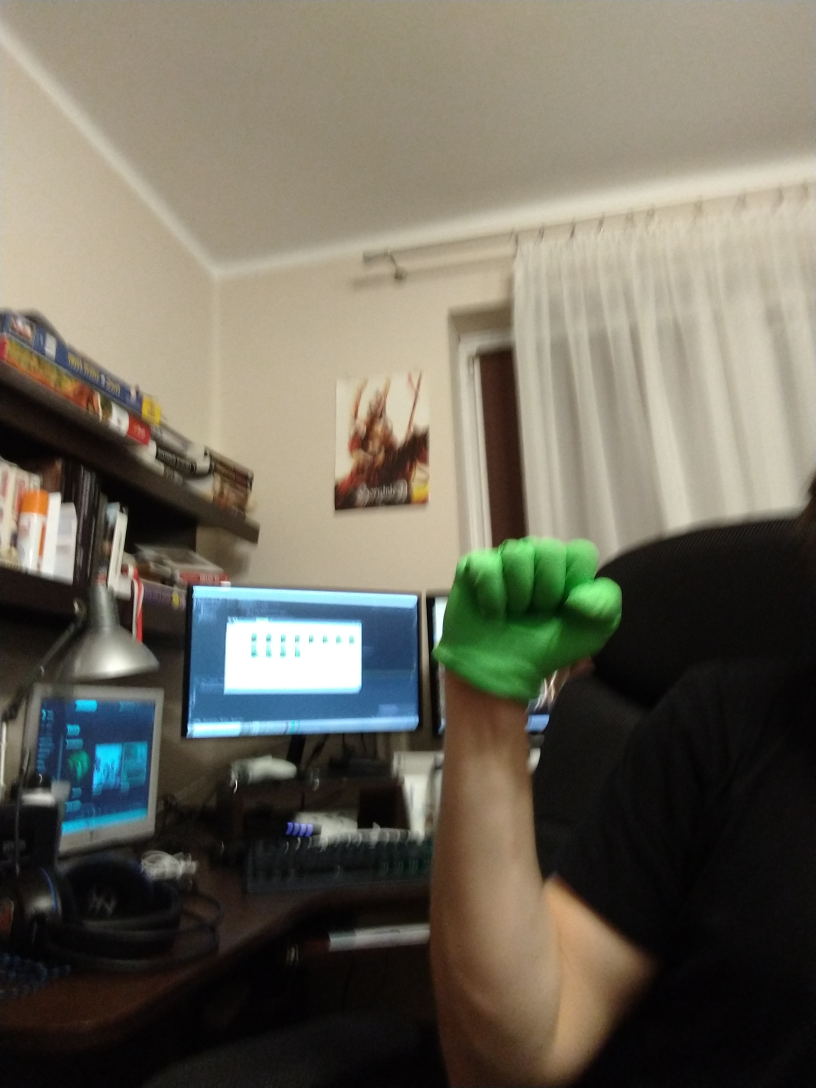
#> input picture db2/close/IMG_20191029_181020.jpg, 2448 x 3264 px (shown at 1/3 size); its folder holds only this picture in this run
$ python -i image_util.py   (imports and definitions only)
#> lines starting #> are read from the running program, lines starting #| are printed output that depends on the picture; after the words box and inside, x2 and y2 are one past the last pixel; in counts of white or black regions, pixels touching at a corner belong together
import os

import cv2
import imutils
import numpy as np
from itertools import chain
import math

from constants import BASE_PATH, BASE_IMAGE_EXTENSION, TYPES_OF_GESTURES


# [14 lines left out: function rename_files, not called in this run]


def get_black_and_white_hand_from_path(img_path):
#> called with img_path = 'db2/close/IMG_20191029_181020.jpg'
    image = cv2.imread(img_path)
#> image is the input picture: shape (3264, 2448, 3); mean B, G, R 92.1, 105.2, 109.5
    return get_black_and_white_hand(image)


def get_black_and_white_hand(image):
    h1_mask = get_image_mask(image)
#> in get_image_mask, `h1_mask = cv2.inRange(h1_hsv, lower, upper)`:
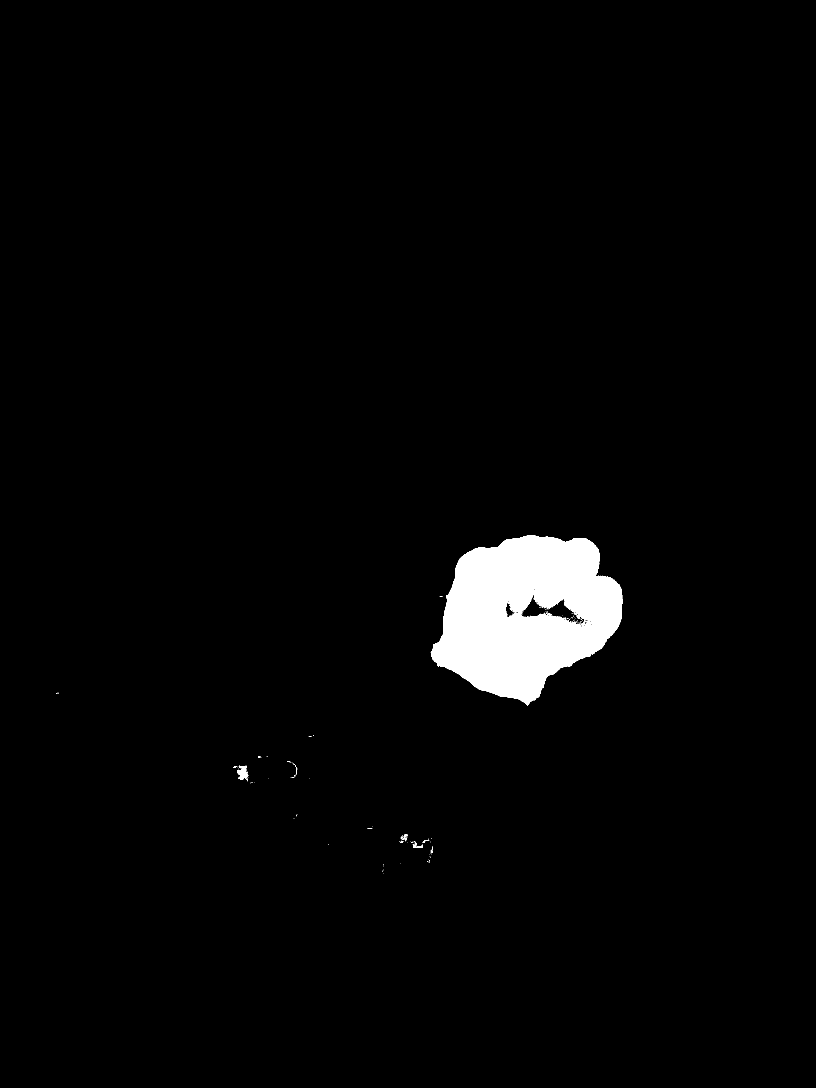
#> h1_mask: shape (3264, 2448) (shown at 1/3 size); 2.4% white; 196 white regions (185 under 20 px)

    contours, hierarchy = cv2.findContours(h1_mask, cv2.RETR_TREE, cv2.CHAIN_APPROX_NONE)
    # [print(len(contour)) for contour in contours]
    longest_contour = get_longest_contour(contours)
    # print(len(longest_contour))
    new_contours = [longest_contour]

    h1_contours = np.copy(image)

    black_and_white_img = np.zeros_like(h1_contours)

    try:
        # cv2.drawContours(h1_contours, new_contours, -1, (0, 0, 255), 20, hierarchy=hierarchy, maxLevel=0)
        cv2.drawContours(black_and_white_img, new_contours, 0, (255, 255, 255), -1)
    except cv2.error:
        print("Not able to draw contours!")

    # to have single channel image, as required by function matchShapes
    black_and_white_img = cv2.cvtColor(black_and_white_img, cv2.COLOR_BGR2GRAY)
    # show_image(black_and_white_img)

    return black_and_white_img


def get_longest_contour(contours):
    max_length = -1
    longest_contour = None
    for contour in contours:
        if len(contour) > max_length:
            longest_contour = contour
            max_length = len(contour)
    return longest_contour


def get_image_mask(h1):
    # zmiana przestrzeni kolorów z BGR do HSV
    h1_hsv = cv2.cvtColor(h1, cv2.COLOR_BGR2HSV)

    # określenie zakresu kolorów, które nas interesują (w przestrzeni HSV)
    lower = np.array([40, 40, 40])
    upper = np.array([70, 255, 255])

    # Progowanie obrazu za pomocą zdefiniowanych zakresów
    h1_mask = cv2.inRange(h1_hsv, lower, upper)
    # show_image(h1_mask)
    return h1_mask


# [123 lines left out: functions get_black_and_white_images, get_typed_image_names, get_hu_moments, get_featues_and_labels, get_features_for_one_image, get_all_images_and_their_labels and 2 more, not called in this run]


def get_img_path_from_img_type_and_num(type, num):
    return BASE_PATH + str(type) + '/' + str(num) + BASE_IMAGE_EXTENSION


# [57 lines left out: functions extract_folder_to_black_and_white, get_features, get_farther_left_point_on_baw_img, not called in this run]

>>> result = get_black_and_white_hand_from_path('db2/close/IMG_20191029_181020.jpg')
#> in get_black_and_white_hand, `contours, hierarchy = cv2.findContours(h1_mask, cv2.RETR_TREE, cv2.CHA..`: contours = 581 contours, 563 with area under 20; largest, box (x1, y1, x2, y2) and area: (1292, 1607, 1867, 2117) 200430, (1559, 1783, 1768, 1876) 6959, (1515, 1802, 1549, 1853) 815, (712, 2296, 745, 2340) 714, (1239, 2523, 1268, 2544) 130
#> the loop in get_longest_contour, `for contour in contours:` made 581 passes
#> (longest_contour, max_length) on passes 1 to 2: ([[1150, 2619]], 1), ([[1148, 2614], [1148, 2615]], 2)
#> after the loop in get_longest_contour, `for contour in contours:`: longest_contour = contour of 1759 points, box (x1, y1, x2, y2) (1292, 1607, 1867, 2117), area 200430; max_length = 1759
#> in get_black_and_white_hand, `new_contours = [longest_contour]`: new_contours = 1 contour; box (x1, y1, x2, y2) and area: (1292, 1607, 1867, 2117) 200430
#> in get_black_and_white_hand, `cv2.drawContours(black_and_white_img, new_contours, 0, (255, 255, 255)..`:
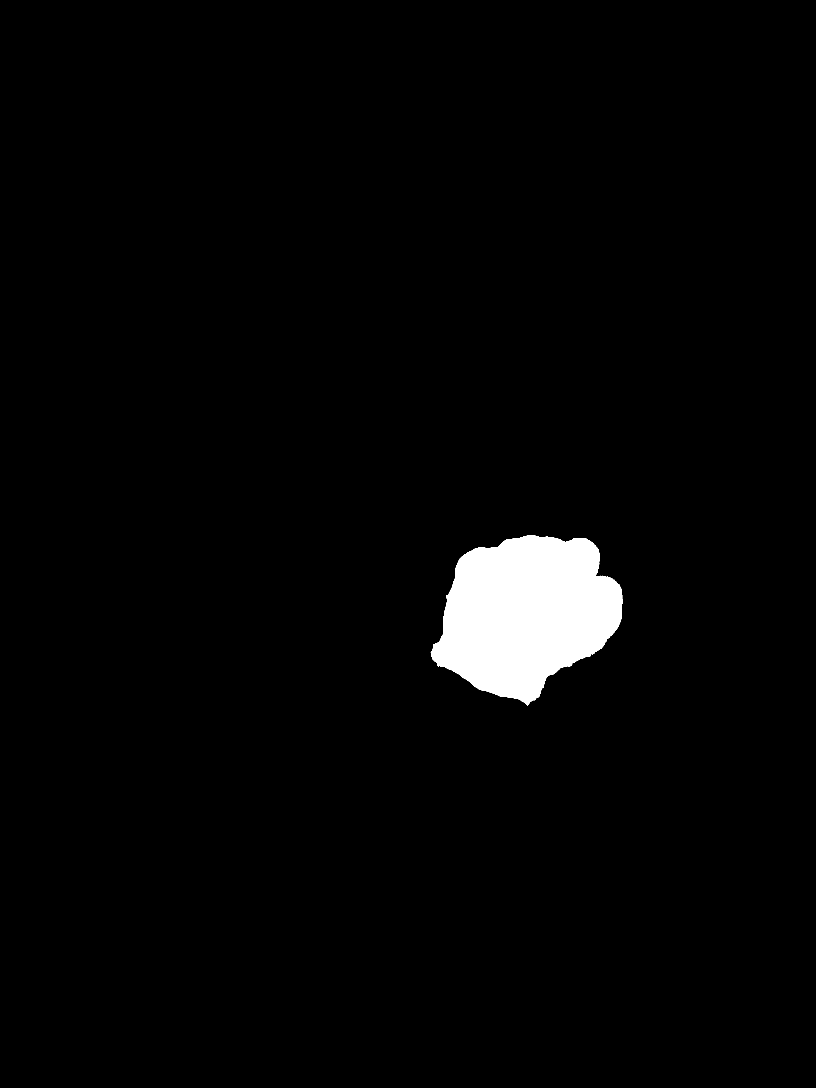
#> black_and_white_img: shape (3264, 2448, 3) (shown at 1/3 size); 2.5% white; 1 white region, box (x1, y1, x2, y2) and area: (1292, 1607, 1867, 2117) 201310
